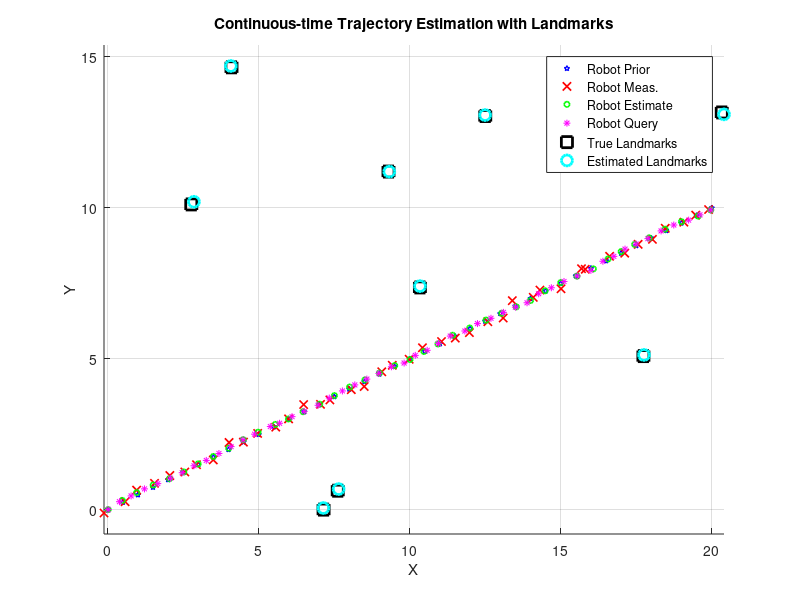

Source code (MATLAB): (Note: this script raises an error after producing the figure.)
%%%%%%%%%%%%%%%%%%%%%%%%%%%%%%%%%%%%%%%%%%%%%%%%%%%%%%%%%%%%%%%%%%%%%%%%%%%
% Continuous-time trajectory estimation with landmarks
% Code by Shunmei Dong
% Email: shunmei.dong@bit.edu.cn
%
% Ref: Anderson, Sean, et al. "Batch nonlinear continuous-time trajectory 
% estimation as exactly sparse Gaussian process regression." Autonomous 
% Robots 39 (2015): 221-238.
%%%%%%%%%%%%%%%%%%%%%%%%%%%%%%%%%%%%%%%%%%%%%%%%%%%%%%%%%%%%%%%%%%%%%%%%%%%

clear; 
close all; 
clc;
rng(0)

%% Parameters
T = 20;              % Total duration
dt = 0.5;            % Sampling interval
time = 0:dt:T;       
N = length(time);

%% Robot True Trajectory (Constant Velocity)
v_x_true = 1;        % m/s
v_y_true = 0.5;      % m/s
true_x   = v_x_true * time;  % True position of the robot
true_y   = v_y_true * time;  

%% Noisy Robot Measurements
sigma_meas = 0.1;   % Measurement noise standard deviation
meas_x     = true_x + sigma_meas*randn(1,N);  % Noisy position measurements
meas_y     = true_y + sigma_meas*randn(1,N);  

%% Landmarks
L = 10;   % Number of landmarks
range_x = [-5, T*v_x_true+5];  % range for landmark generation
range_y = [-5, T*v_y_true+5]; 
landmark_x = (range_x(2)-range_x(1)) * rand(L,1) + range_x(1);  % Random positions of landmarks
landmark_y = (range_y(2)-range_y(1)) * rand(L,1) + range_y(1);  
landmarks_true = [landmark_x, landmark_y];  

%% GP Prior
F = [0 0 1 0;   % State transition matrix
     0 0 0 1;
     0 0 0 0;
     0 0 0 0];
F_d = eye(4) + F * dt;  % Discrete-time approximation

Q_c = 0.1 * eye(2);  % Process noise covariance
Q_d = zeros(4,4);    % Discretized process noise covariance
Q_d(1:2,1:2) = (dt^3/3) * Q_c; 
Q_d(1:2,3:4) = (dt^2/2) * Q_c; 
Q_d(3:4,1:2) = (dt^2/2) * Q_c; 
Q_d(3:4,3:4) = (dt)     * Q_c; 
inv_Q_d = inv(Q_d);  % Inverse of the process noise covariance

%% The Inverse of the Kernel Matrix
F_d_matrix = sparse(4*N, 4*N);  
for i = 1:N
    idx = 4*(i-1) + (1:4);
    F_d_matrix(idx, idx) = speye(4);
    for j = i+1:N
        idx_next = 4*(j-1) + (1:4);
        F_d_matrix(idx_next, idx) = F_d^(j-i);
    end
end
F_d_matrix = tril(F_d_matrix);  % Make the matrix lower triangular

big_inv_Q = kron(speye(N), inv(Q_d));
P_inv_robot = inv(F_d_matrix') * big_inv_Q * inv(F_d_matrix);  % The inverse of the kernel matrix

%% Prior Mean function
X_mean = zeros(4, N);  % Robot state prior mean (position and velocity)
X_mean(:,1) = [0; 0; 1; 0.5];  % Initial prior: position [0,0], velocity [1, 0.5]
for k = 2:N
    X_mean(:,k) = F_d * X_mean(:,k-1);  % Propagate the prior state using the transition model
end
X_mean_vec = reshape(X_mean, 4*N, 1);  % Flatten robot prior mean into a vector

%% Landmarks Prior
L_mean = landmarks_true;  % Landmark prior mean
P_landmark = 100 * eye(2*L);  % Landmark prior covariance
P_inv_landmark = inv(P_landmark);  % Inverse of the landmark prior covariance
L_mean_vec = reshape(L_mean', 2*L, 1);


%% Combined State: z = [robot_states (4N x 1); landmarks (2L x 1)]
z0 = [X_mean_vec; L_mean_vec];

%% Measurement Models
R_robot = sigma_meas^2 * eye(2);  % Robot measurement noise covariance
R_robot_inv = inv(R_robot);       
H_robot = [1 0 0 0;               % Measurement matrix for robot position
           0 1 0 0];              

% Jacobian matrix for robot measurements
G_robot = sparse(2*N, 4*N);
for i = 1:N
    row_idx = 2*(i-1) + (1:2);
    col_idx = 4*(i-1) + (1:4);
    G_robot(row_idx, col_idx) = H_robot;
end

sigma_range = 0.1;  % Standard deviation for range measurements
sigma_bearing = 0.05;  % Standard deviation for bearing measurements
R_landmark = blkdiag(kron(eye(L), sigma_range^2), kron(eye(L), sigma_bearing^2));  % Landmark measurement noise covariance
R_landmark_inv = inv(R_landmark);  % Inverse of the landmark measurement noise covariance

%% Combine Measurement Data
Y_robot = [meas_x; meas_y];  % Combine robot position measurements
Y_robot_vec = reshape(Y_robot, 2*N, 1);

% Generate and combine landmark measurements
Y_landmark = zeros(2*L, N);
for n = 1:N
    x_r = true_x(n);  % True position of the robot at time n
    y_r = true_y(n); 
    for i = 1:L
        dx = landmarks_true(i,1) - x_r;  % Difference in position between robot and landmark
        dy = landmarks_true(i,2) - y_r;  
        range_meas = sqrt(dx^2 + dy^2) + sigma_range*randn;  % Range measurement with noise
        bearing_meas = atan2(dy, dx) + sigma_bearing*randn;  % Bearing measurement with noise
        Y_landmark( (i-1)*2 + 1, n) = range_meas;  % Store range measurement
        Y_landmark( (i-1)*2 + 2, n) = bearing_meas;  % Store bearing measurement
    end
end
Y_landmark_vec = reshape(Y_landmark, 2*L*N, 1);

Y_vec = [Y_robot_vec; Y_landmark_vec];  % Combine all measurements (robot + landmarks)

%% Combined the inverse of the Kernel Matrix for the whole state z
P_inv_comb = blkdiag(P_inv_robot, P_inv_landmark);  % Combine robot and landmark prior precision matrices

%% Jacobian Matrix G for Combined Measurement
G_robot_comb = [G_robot, sparse(2*N, 2*L)];

G_landmark = sparse(2*L*N, 4*N + 2*L);
for n = 1:N
    idx_r = 4*(n-1) + (1:4);  % Robot state indices at time n
    x_r0 = X_mean(1,n);  % position of robot at time n
    y_r0 = X_mean(2,n);
    for i = 1:L
        idx_l = 4*N + 2*(i-1) + (1:2);  % Landmark state indices
        dx = L_mean(i,1) - x_r0;        % difference between robot and landmark
        dy = L_mean(i,2) - y_r0;        
        range_pred = sqrt(dx^2 + dy^2); % Predicted range between robot and landmark
        if range_pred < 1e-6
            range_pred = 1e-6;          % Avoid division by zero if range is too small
        end
        % Compute Jacobian for robot position with respect to range and bearing
        d_range_dx = -dx / range_pred;
        d_range_dy = -dy / range_pred;
        d_bearing_dx = dy/(range_pred^2);
        d_bearing_dy = -dx/(range_pred^2);
        J_r = [d_range_dx, d_range_dy;
               d_bearing_dx, d_bearing_dy];  % Jacobian for robot
        J_l = -J_r;                          % Jacobian for landmark (negative of robot's)

        row_idx = 2*((n-1)*L + (i-1)) + (1:2);  % Row indices for the measurement matrix
        G_landmark(row_idx, idx_r(1:2)) = J_r;  % Fill the Jacobian for robot position
        G_landmark(row_idx, idx_l) = J_l;  % Fill the Jacobian for landmark position
    end
end

% Final combined Jacobian matrix
G = [G_robot_comb;
     G_landmark];

R_inv_robot_big = kron(speye(N), R_robot_inv);  
R_inv_landmark_big = kron(speye(N), R_landmark_inv);  
R_inv_comb = blkdiag(R_inv_robot_big, R_inv_landmark_big);  % Combined inverse covariance matrix

%% Optimization: Gauss-Newton Iteration for Combined State
max_iter = 100;  % Maximum number of iterations
z_op = zeros(4*N+2*L,1);  % Initial guess for the state offset
for iter = 1:max_iter
    z_curr = z0 + z_op;  % Current estimate of the combined state
    x_curr = z_curr(1:4*N);  % Robot states (position and velocity)
    L_curr = z_curr(4*N+1:end);  % Landmarks positions

    h_robot = G_robot * x_curr;  % Robot measurement prediction
    h_landmark = zeros(2*L*N,1);  % Initialize landmark measurement prediction
    for n = 1:N
        idx_r = 4*(n-1)+(1:4);  % Indexes for robot state at time n
        x_r = x_curr(idx_r);  % Current robot state
        x_r_pos = x_r(1);  % Robot x position
        y_r_pos = x_r(2);  % Robot y position
        for i = 1:L
            idx_l = 2*(i-1)+(1:2);  % Indexes for landmark i
            l_i = L_curr(idx_l);  % Current position of landmark i
            dx = l_i(1) - x_r_pos;  % Difference in x between robot and landmark
            dy = l_i(2) - y_r_pos;  % Difference in y between robot and landmark
            range_pred = sqrt(dx^2+dy^2);  % Predicted range between robot and landmark
            bearing_pred = atan2(dy, dx);  % Predicted bearing between robot and landmark
            row_idx = 2*((n-1)*L + (i-1)) + (1:2);  % Index for the measurement row
            h_landmark(row_idx) = range_pred;  % Store range prediction
            h_landmark(row_idx(end)) = bearing_pred;  % Store bearing prediction
        end
    end
    h = [h_robot; h_landmark];  % Combine robot and landmark predictions
    
    r = Y_vec - h;  % Residual
    lhs = P_inv_comb + G' * R_inv_comb * G;  % Left-hand side of the system
    rhs = -P_inv_comb * z_op + G' * R_inv_comb * r;  % Right-hand side of the system

    delta_z = lhs \ rhs;  % Solve for the update in the state
    z_op = z_op + delta_z;  % Update the state offset

    if norm(delta_z) < 1e-6  % Convergence check
        fprintf('Converged at iteration %d\n', iter);
        break;
    end
end

z_hat = z0 + z_op;  % Final estimated state
x_hat_vec = z_hat(1:4*N);  % Estimated robot states
X_hat_full = reshape(x_hat_vec, 4, N)';
L_hat_vec = z_hat(4*N+1:end);  % Estimated landmarks
Landmarks_hat = reshape(L_hat_vec, 2, L)'; 

%% Posterior Covariance Calculation
H = lhs;  % Posterior information matrix
Sigma_full = inv(H);  % Posterior covariance matrix (inverse of information matrix)

%% Query the Trajectory for Robot States (GP Interpolation)
t_query = linspace(0, T, 50);  % Query times for interpolation
x_query = zeros(length(t_query), 4);
cov_query = zeros(length(t_query), 4, 4);

for iq = 1:length(t_query)
    tau = t_query(iq);  % Query time
    % Find the nearest time slot [t_n, t_{n+1}]
    idx_n = find(time <= tau, 1, 'last');  % Nearest time index before tau
    if idx_n >= N
        idx_n = N-1;  % Prevent out-of-bounds
    end
    idx_nplus = idx_n + 1;  % Next time index
    dt_frac = tau - time(idx_n);  % Fractional time difference

    % Calculate the prior mean at time tau
    Phi_partial = eye(4) + F * dt_frac;
    x_check_tau = Phi_partial * X_mean(:, idx_n);
    
    % Compute Lambda and Psi for the interpolation
    ratio = dt_frac / dt;
    Q_tau = ratio * Q_d;
    Phi_nplus_tau = eye(4) + F * (dt - dt_frac);
    Psi_tau = Q_tau * Phi_nplus_tau' * inv_Q_d;
    Lambda_tau = Phi_partial - Psi_tau * F_d;
    
    % Use the deviations at the two adjacent times
    xhat_n = X_hat_full(idx_n, :)';  % Estimated state at time n
    xmean_n = X_mean(:, idx_n);  % Prior mean state at time n
    dx_n = xhat_n - xmean_n;  % Deviation at time n
    
    xhat_nplus = X_hat_full(idx_nplus, :)';  % Estimated state at time n+1
    xmean_nplus = X_mean(:, idx_nplus);  % Prior mean state at time n+1
    dx_nplus = xhat_nplus - xmean_nplus;  % Deviation at time n+1
    
    % Compute the correlation term for the trajectory at time tau
    corrTerm = [Lambda_tau, Psi_tau] * [dx_n; dx_nplus];
    x_hat_tau = x_check_tau + corrTerm;  % Interpolated state at tau
    x_query(iq,:) = x_hat_tau';  % Store the interpolated state

    % Compute the covariance matrix at time tau
    Cov_tau = Sigma_full(4*(idx_n-1)+(1:4), 4*(idx_n-1)+(1:4));  % Covariance at tau
    cov_query(iq, :, :) = Cov_tau;  % Store the covariance matrix
end

%% Visualization
figure; hold on; grid on; axis equal;
% Plot the robot's prior trajectory
plot(X_mean(1,:), X_mean(2,:), 'bpentagram','MarkerSize',4, 'LineWidth',1);
% Plot the robot's position measurements
plot(meas_x,  meas_y,  'rx','MarkerSize',6, 'LineWidth',1.2);
% Plot the robot's estimated trajectory
plot(X_hat_full(:,1), X_hat_full(:,2), 'go','MarkerSize',4, 'LineWidth',1.2);
% Plot the interpolated query trajectory
plot(x_query(:,1), x_query(:,2), 'm*','MarkerSize',5, 'LineWidth',0.5);
% Plot the true landmarks
plot(landmarks_true(:,1), landmarks_true(:,2), 'ks','MarkerSize',8, 'LineWidth',2);
% Plot the estimated landmarks
plot(Landmarks_hat(:,1), Landmarks_hat(:,2), 'co','MarkerSize',8, 'LineWidth',2);

legend('Robot Prior','Robot Meas.','Robot Estimate','Robot Query','True Landmarks','Estimated Landmarks');
xlabel('X'); ylabel('Y');
title('Continuous-time Trajectory Estimation with Landmarks');

%% Plot Error Ellipses for Query Trajectory Points (2σ)
% Plot the error ellipses for the estimated points
for n = 1:N
        idx_xy = 4*(n-1) + (1:2);  % Indexes for the x and y positions of the robot
        Cov_xy = Sigma_full(idx_xy, idx_xy);  % Covariance matrix for robot position
        mu_xy  = X_hat_full(n,1:2);  % Estimated position of the robot
        draw_ellipse(mu_xy, Cov_xy, 2, 'r', 0.07);  % 2σ ellipse with low transparency
end

% Plot the error ellipses for the query points
for iq = 1:length(t_query)
    mu_query = x_query(iq, :);  % Query point position
    Cov_query = squeeze(cov_query(iq, :, :));  % Covariance of the query point
    draw_ellipse(mu_query, Cov_query(1:2, 1:2), 2, 'r', 0.2);
end

% Plot the error ellipses for the landmarks
for i = 1:L
    idx_l = 4*N + 2*(i-1) + (1:2);  % Indexes for the landmark positions
    Cov_l = Sigma_full(idx_l, idx_l);  % Covariance matrix for landmark
    mu_l  = Landmarks_hat(i,:);  % Estimated landmark position
    draw_ellipse(mu_l, Cov_l, 2, 'b', 0.2);
end


%% Draw Ellipse Function
function draw_ellipse(mu, Sigma, nSigma, colorStr, alphaVal)
    if nargin < 3, nSigma = 1; end  % Default number of sigma for ellipse
    if nargin < 4, colorStr = 'b'; end  % Default color of the ellipse
    if nargin < 5, alphaVal = 0.2; end  % Default transparency of the ellipse

    Sigma = (Sigma + Sigma')/2;
    Sigma = full(Sigma);

    [U,S,~] = svd(Sigma);  % Perform Singular Value Decomposition on the covariance matrix

    angles = linspace(0, 2*pi, 100);  % Create angles for the ellipse
    circle = [cos(angles); sin(angles)];  % Parametrize the unit circle

    ellipse = U * sqrt(S) * circle * nSigma;  % Scale and rotate the unit circle to form the ellipse
    X_ellipse = mu(1) + ellipse(1,:);  % X coordinates of the ellipse
    Y_ellipse = mu(2) + ellipse(2,:);  % Y coordinates of the ellipse

    fill(X_ellipse, Y_ellipse, colorStr, ...  % Plot the ellipse
         'FaceAlpha', alphaVal, ...  
         'EdgeColor', colorStr, ...  
         'LineWidth', 1.0,'HandleVisibility','off');
end
